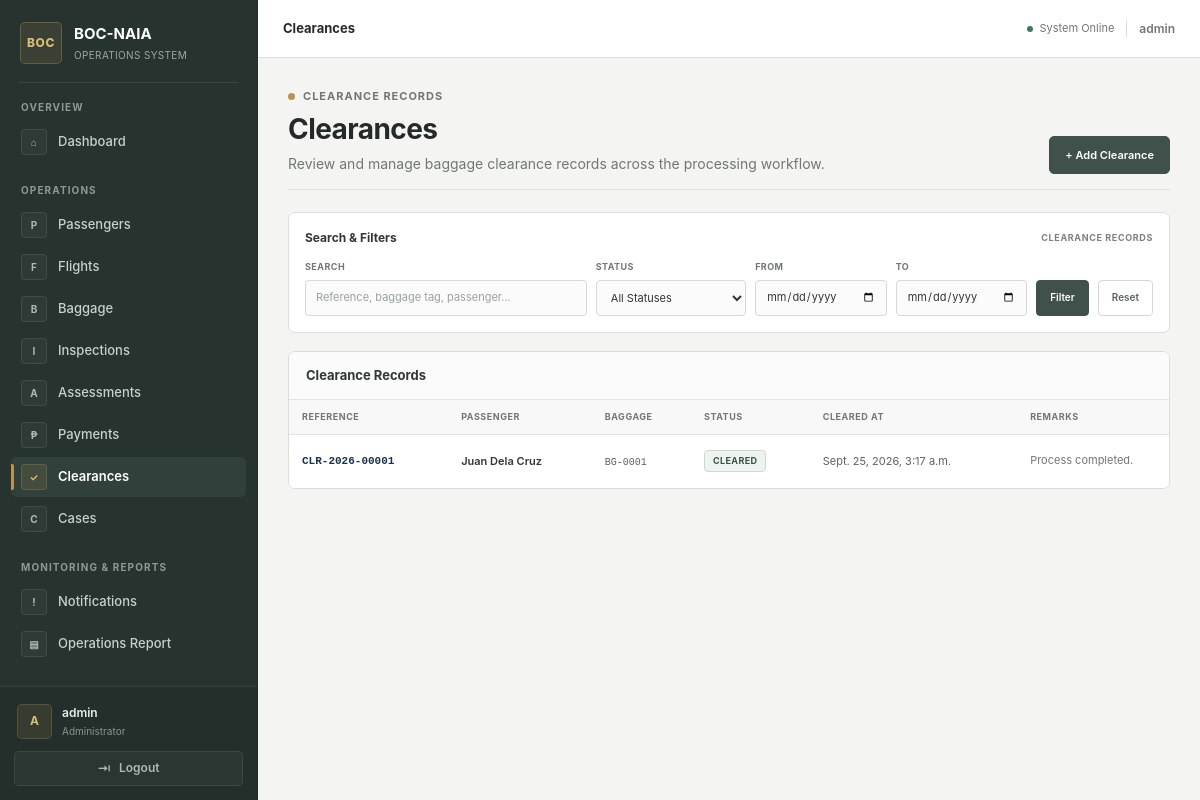
The page /passengers/clearances/ (signed in) on the database its author committed.
### passengers/models.py (models this page shows, shortened)
class Clearance(models.Model):
    STATUS_CHOICES = [
        ("pending", "Pending"),
        ("cleared", "Cleared"),
        ("held", "Held"),
        ("referred", "Referred"),
    ]
    baggage = models.OneToOneField(
        Baggage,
        on_delete=models.PROTECT,
        related_name="clearance",
    )
    status = models.CharField(
        max_length=20,
        choices=STATUS_CHOICES,
        default="pending",
    )
    clearance_reference = models.CharField(
        max_length=50,
        unique=True,
    )
    cleared_at = models.DateTimeField(
        null=True,
        blank=True,
    )
    remarks = models.TextField(
        blank=True,
    )
    created_at = models.DateTimeField(
        auto_now_add=True,
    )

class Baggage(models.Model):
    passenger = models.ForeignKey(
        Passenger,
        on_delete=models.PROTECT,
        related_name="baggage",
    )
    baggage_tag = models.CharField(
        max_length=30,
        unique=True,
    )
    description = models.CharField(
        max_length=255,
    )
    weight = models.DecimalField(
        max_digits=8,
        decimal_places=2,
    )
    declared = models.BooleanField(
        default=True,
    )
    created_at = models.DateTimeField(
        auto_now_add=True,
    )

class Passenger(models.Model):
    reference_number = models.CharField(max_length=20, unique=True)
    first_name = models.CharField(max_length=100)
    last_name = models.CharField(max_length=100)
    passport_number = models.CharField(max_length=30)
    nationality = models.CharField(max_length=100)
    flight = models.ForeignKey(
        "Flight",
        on_delete=models.PROTECT,
        related_name="passengers",
        null=True, blank=True
        )
    arrival_datetime = models.DateTimeField()
    created_at = models.DateTimeField(auto_now_add=True)
    def __str__(self):
        return f"{self.first_name} {self.last_name}"

### passengers/views.py (the view, shortened to what this page needs)
@login_required
@permission_required(
    "passengers.view_clearance",
    raise_exception=True,
)
def clearance_list(request):
    clearances = Clearance.objects.select_related(
        "baggage",
        "baggage__passenger",
        "baggage__passenger__flight",
    ).all()
    search = request.GET.get("q", "").strip()
    status = request.GET.get("status", "").strip()
    date_from = request.GET.get("date_from", "").strip()
    date_to = request.GET.get("date_to", "").strip()
    if status:
        clearances = clearances.filter(status=status)
    if date_from:
        parsed_from = parse_date(date_from)
        if parsed_from:
            clearances = clearances.filter(
                created_at__date__gte=parsed_from
            )
    if date_to:
        parsed_to = parse_date(date_to)
        if parsed_to:
            clearances = clearances.filter(
                created_at__date__lte=parsed_to
            )
    clearances = clearances.order_by("-created_at")
    paginator = Paginator(clearances, 20)
    page_number = request.GET.get("page")
    passengers = paginator.get_page(page_number)
    return render(
        request,
        "passengers/clearance_list.html",
        {
            "clearances": clearances,
            "search": search,
            "selected_status": status,
            "date_from": date_from,
            "date_to": date_to,
            "status_choices": Clearance.STATUS_CHOICES,
        },
    )

### passengers/templates/passengers/clearance_list.html (shortened to what this page needs)
{% extends "base.html" %}
{% block nav_clearances %}active{% endblock %}
{% block page_heading %}Clearances{% endblock %}
{% block content %}
<div class="clearance-page">
    <div class="page-header">
        <div>
            <div class="eyebrow">
                <span class="eyebrow-mark"></span>
                Clearance Records
            </div>
            <h1 class="page-title">
                Clearances
            </h1>
            <p class="page-subtitle">
                Review and manage baggage clearance records across the processing workflow.
            </p>
        </div>
        <a
            href="{% url 'clearance_create' %}"
            class="primary-button"
        >
            + Add Clearance
        </a>
    </div>
    <section class="filter-panel">
        <div class="filter-header">
            <h2 class="filter-title">
                Search &amp; Filters
            </h2>
            <span class="filter-label">
                Clearance Records
            </span>
        </div>
        <form method="get" class="filter-form">
            <div class="filter-field">
                <label for="clearance-search">
                    Search
                </label>
                <input
                    id="clearance-search"
                    type="search"
                    name="q"
                    value="{{ search }}"
                    placeholder="Reference, baggage tag, passenger..."
                >
            </div>
            <div class="filter-field">
                <label for="clearance-status">
                    Status
                </label>
                <select
                    id="clearance-status"
                    name="status"
                >
                    <option value="">
                        All Statuses
                    </option>
                </select>
            </div>
            <div class="filter-field">
                <label for="clearance-date-from">
                    From
                </label>
                <input
                    id="clearance-date-from"
                    type="date"
                    name="date_from"
                    value="{{ date_from }}"
                >
            </div>
            <div class="filter-field">
                <label for="clearance-date-to">
                    To
                </label>
                <input
                    id="clearance-date-to"
                    type="date"
                    name="date_to"
                    value="{{ date_to }}"
                >
            </div>
            <button
                type="submit"
                class="filter-button"
            >
                Filter
            </button>
            <a
                href="{% url 'clearance_list' %}"
                class="reset-button"
            >
                Reset
            </a>
        </form>
    </section>
    <section class="table-panel">
        <div class="table-header">
            <h2 class="table-title">
                Clearance Records
            </h2>
        </div>
        <div class="table-wrapper">
            <table class="clearance-table">
                <thead>
                    <tr>
                        <th>Reference</th>
                        <th>Passenger</th>
                        <th>Baggage</th>
                        <th>Status</th>
                        <th>Cleared At</th>
                        <th>Remarks</th>
                    </tr>
                </thead>
                <tbody>
                    {% for clearance in clearances %}
                        <tr>
                            <td>
                                <span class="reference">
                                    {{ clearance.clearance_reference }}
                                </span>
                            </td>
                            <td>
                                <span class="passenger-name">
                                    {{ clearance.baggage.passenger }}
                                </span>
                            </td>
                            <td>
                                <span class="baggage-tag">
                                    {{ clearance.baggage.baggage_tag }}
                                </span>
                            </td>
                            <td>
                                {% if clearance.status == "cleared" %}
                                    <span class="status-badge status-cleared">
                                        {{ clearance.get_status_display }}
                                    </span>
                                {% elif clearance.status == "pending" %}
                                    <span class="status-badge status-pending">
                                        {{ clearance.get_status_display }}
                                    </span>
                                {% elif clearance.status == "held" or clearance.status == "referred" %}
                                    <span class="status-badge status-held">
                                        {{ clearance.get_status_display }}
                                    </span>
                                {% else %}
                                    <span class="status-badge status-default">
                                        {{ clearance.get_status_display }}
                                    </span>
                                {% endif %}
                            </td>
                            <td>
                                {{ clearance.cleared_at|default:"-" }}
                            </td>
                            <td>
                                <div class="remarks-cell">
                                    {{ clearance.remarks|default:"-" }}
                                </div>
                            </td>
                        </tr>
                    {% endfor %}
                </tbody>
            </table>
        </div>
    </section>
</div>
{% endblock %}

### templates/base.html (shortened to what this page needs)
{% load static %}
<!DOCTYPE html>
<html lang="en">
<head>
    <link rel="stylesheet" href="{% static 'css/app.css' %}?v=20261002">
</head>
<body>
<div class="app-shell">
    <aside class="sidebar" id="sidebar">
        <div class="sidebar-brand">
            <div class="brand-mark">
                BOC
            </div>
            <div class="brand-text">
                <strong>BOC-NAIA</strong>
                <span>Operations System</span>
            </div>
        </div>
        <div class="sidebar-divider"></div>
        <nav class="sidebar-navigation">
            <div class="nav-section">
                <span class="nav-section-title">
                    Overview
                </span>
                <a
                    href="{% url 'dashboard' %}"
                    class="nav-link {% block nav_dashboard %}{% endblock %}"
                >
                    <span class="nav-icon">⌂</span>
                    <span class="nav-label">Dashboard</span>
                </a>
            </div>
            <div class="nav-section">
                <span class="nav-section-title">
                    Operations
                </span>
                {% if perms.passengers.view_passenger %}
                <a
                    href="{% url 'passenger_list' %}"
                    class="nav-link {% block nav_passengers %}{% endblock %}"
                >
                    <span class="nav-icon">P</span>
                    <span class="nav-label">Passengers</span>
                </a>
                {% endif %}
                {% if perms.passengers.view_flight %}
                <a
                    href="{% url 'flight_list' %}"
                    class="nav-link {% block nav_flights %}{% endblock %}"
                >
                    <span class="nav-icon">F</span>
                    <span class="nav-label">Flights</span>
                </a>
                {% endif %}
                {% if perms.passengers.view_baggage %}
                <a
                    href="{% url 'baggage_list' %}"
                    class="nav-link {% block nav_baggage %}{% endblock %}"
                >
                    <span class="nav-icon">B</span>
                    <span class="nav-label">Baggage</span>
                </a>
                {% endif %}
                {% if perms.passengers.view_inspection %}
                <a
                    href="{% url 'inspection_list' %}"
                    class="nav-link {% block nav_inspections %}{% endblock %}"
                >
                    <span class="nav-icon">I</span>
                    <span class="nav-label">Inspections</span>
                </a>
                {% endif %}
                {% if perms.passengers.view_assessment %}
                <a
                    href="{% url 'assessment_list' %}"
                    class="nav-link {% block nav_assessments %}{% endblock %}"
                >
                    <span class="nav-icon">A</span>
                    <span class="nav-label">Assessments</span>
                </a>
                {% endif %}
                {% if perms.passengers.view_payment %}
                <a
                    href="{% url 'payment_list' %}"
                    class="nav-link {% block nav_payments %}{% endblock %}"
                >
                    <span class="nav-icon">₱</span>
                    <span class="nav-label">Payments</span>
                </a>
                {% endif %}
                {% if perms.passengers.view_clearance %}
                <a
                    href="{% url 'clearance_list' %}"
                    class="nav-link {% block nav_clearances %}{% endblock %}"
                >
                    <span class="nav-icon">✓</span>
                    <span class="nav-label">Clearances</span>
                </a>
                {% endif %}
                {% if perms.passengers.view_case %}
                <a
                    href="{% url 'case_list' %}"
                    class="nav-link {% block nav_cases %}{% endblock %}"
                >
                    <span class="nav-icon">C</span>
                    <span class="nav-label">Cases</span>
                </a>
                {% endif %}
            </div>
            <div class="nav-section">
                <span class="nav-section-title">Monitoring & Reports</span>
                <a
                    href="{% url 'notifications' %}"
                    class="nav-link {% block nav_notifications %}{% endblock %}"
                >
                    <span class="nav-icon">!</span>
                    <span>Notifications</span>
                </a>
                <a
                    href="{% url 'operations_report' %}"
                    class="nav-link {% block nav_operations_report %}{% endblock %}"
                >
                    <span class="nav-icon">▤</span>
                    <span>Operations Report</span>
                </a>
            </div>
        </nav>
        <div class="sidebar-footer">
            <div class="user-profile">
                <div class="user-avatar">
                    {{ request.user.username|first|upper }}
                </div>
                <div class="user-information">
                    <strong>
                        {% if request.user.get_full_name %}
                            {{ request.user.get_full_name }}
                        {% else %}
                            {{ request.user.username }}
                        {% endif %}
                    </strong>
                    <span>
                        {% if request.user.is_superuser %}
                            Administrator
                        {% endif %}
                    </span>
                </div>
            </div>
            <form
                method="post"
                action="{% url 'logout' %}"
                class="logout-form"
            >
                <button
                    type="submit"
                    class="logout-button"
                >
                    <span class="logout-icon">⇥</span>
                    <span>Logout</span>
                </button>
            </form>
        </div>
    </aside>
    <div class="main-wrapper">
        <header class="topbar">
            <div class="topbar-title">
                {% block page_heading %}{% endblock %}
            </div>
            <div class="topbar-right">
                <div class="topbar-status">
                    <span class="status-dot"></span>
                    <span>System Online</span>
                </div>
                <span class="topbar-user">
                    {{ request.user.username }}
                </span>
            </div>
        </header>
        <main class="main-content">
            {% block content %}{% endblock %}
        </main>
    </div>
</div>
</body>
</html>

### rows shown on the page
Clearance: clearance_reference "CLR-2026-00001", baggage.passenger "Juan Dela Cruz", baggage.baggage_tag "BG-0001", status "CLEARED", cleared_at "Sept. 25, 2026, 3:17 a.m.", remarks "Process completed."

### other values the page prints
{{ request.user.username|first|upper }} "A"
{{ request.user.username }} "admin"
